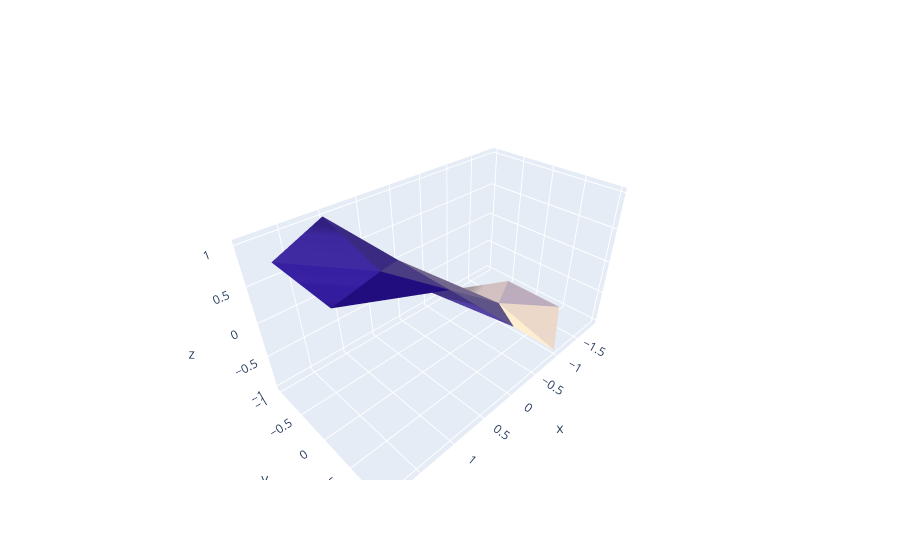

Here is the notebook cell this chart was saved with:
### Markdown cell above
### 3D visualization of the results (a purple Pringle)

The internal nodes $\{1,2,3\}$ have heights $\{-0.732051,0.0,0.732051\}$ respectively.

### Code cell
import plotly.graph_objects as go
fig = go.Figure(data=[
    go.Mesh3d(
        x=[x[i][0] for i in range(13)],
        y=[x[i][1] for i in range(13)],
        z=[h[0]]+list(c)+list(h[1:]),
        colorbar_title='z',
        colorscale=[[0, '#FFEBCD'],
                    [0.5, '#6b5ea6'],
                    [1, '#2a109e']],
        # Intensity of each vertex, which will be interpolated and color-coded
        intensity = np.linspace(0, 1, 14, endpoint=True),
        intensitymode='cell',
        # i, j and k give the vertices of triangles
        # here we represent the 4 triangles of the tetrahedron surface
        i=[a%13 for a in list(zip(*triangles))[0]],
        j=[a%13 for a in list(zip(*triangles))[1]],
        k=[a%13 for a in list(zip(*triangles))[2]],
        name='y',
        color=c1,
        showscale=False
    )
])
fig.show()

### Figure 1 — Plotly figure (JSON) as saved in the notebook; plotly's stock layout.template omitted (floating-point values rounded to 4 significant figures)
{"data": [{"color": "#84bef5", "colorbar": {"title": {"text": "z"}}, "colorscale": [[0, "#FFEBCD"], [0.5, "#6b5ea6"], [1, "#2a109e"]], "i": [1, 1, 8, 1, 8, 1, 1, 2, 9, 3, 9, 11, 11, 3], "intensity": [0, 0.07692, 0.1538, 0.2308, 0.3077, 0.3846, 0.4615, 0.5385, 0.6154, 0.6923, 0.7692, 0.8462, 0.9231, 1], "intensitymode": "cell", "j": [4, 5, 1, 6, 1, 2, 2, 3, 2, 4, 10, 10, 3, 12], "k": [5, 6, 7, 7, 9, 9, 4, 4, 3, 0, 3, 3, 12, 0], "name": "y", "showscale": false, "type": "mesh3d", "x": [1, -1, 0, 1, 0, -1, -1.866, -1.866, -1, 0, 1, 1.866, 1.866], "y": [1, 0, 0, 0, 1, 1, 0.5, -0.5, -1, -1, -1, -0.5, 0.5], "z": [1, -0.7321, -2.131e-18, 0.7321, 0, -1, -1, -1, -1, 0, 1, 1, 1]}], "layout": {}}
